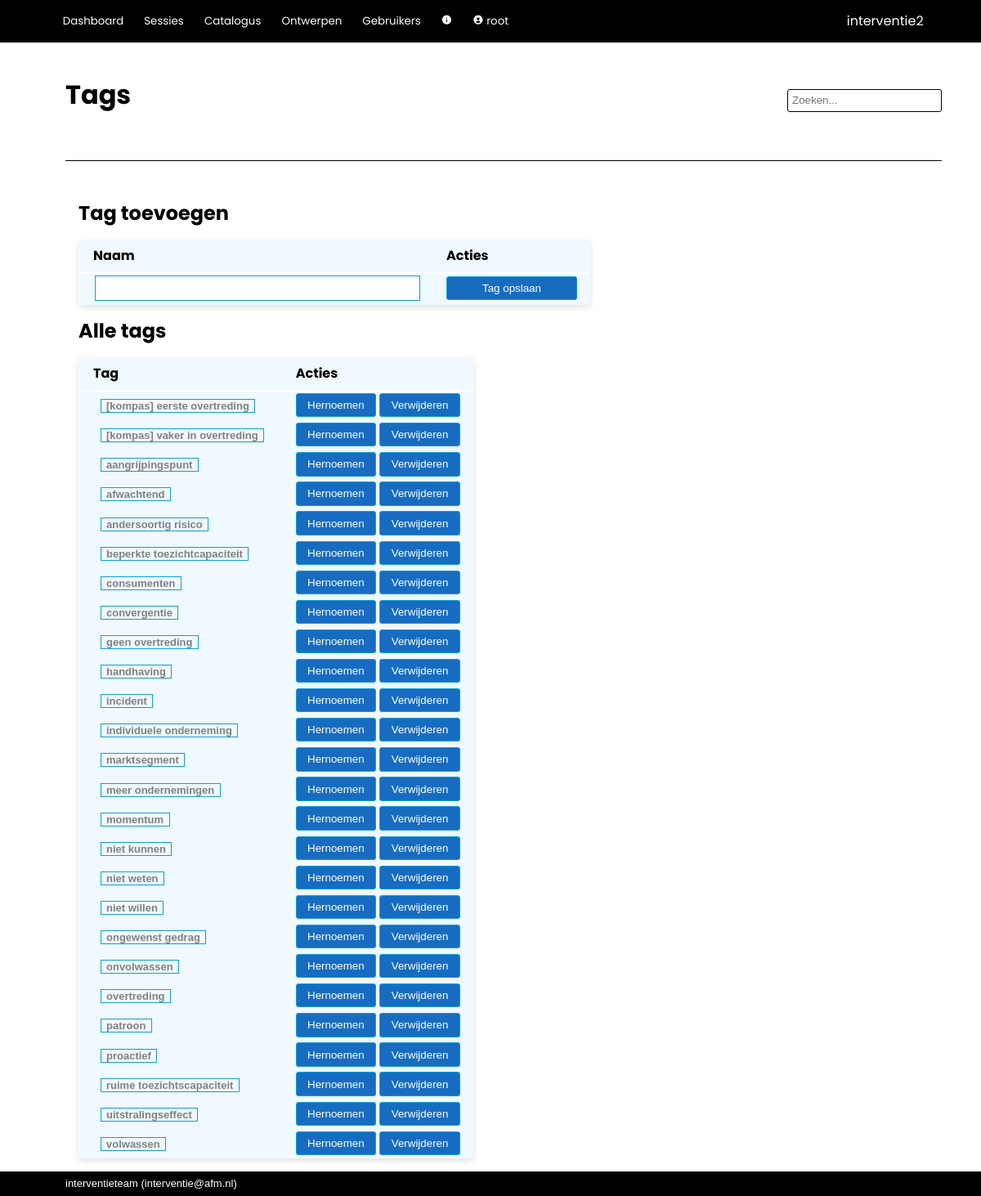
Before: /tools/tags (signed in) with the older database file.
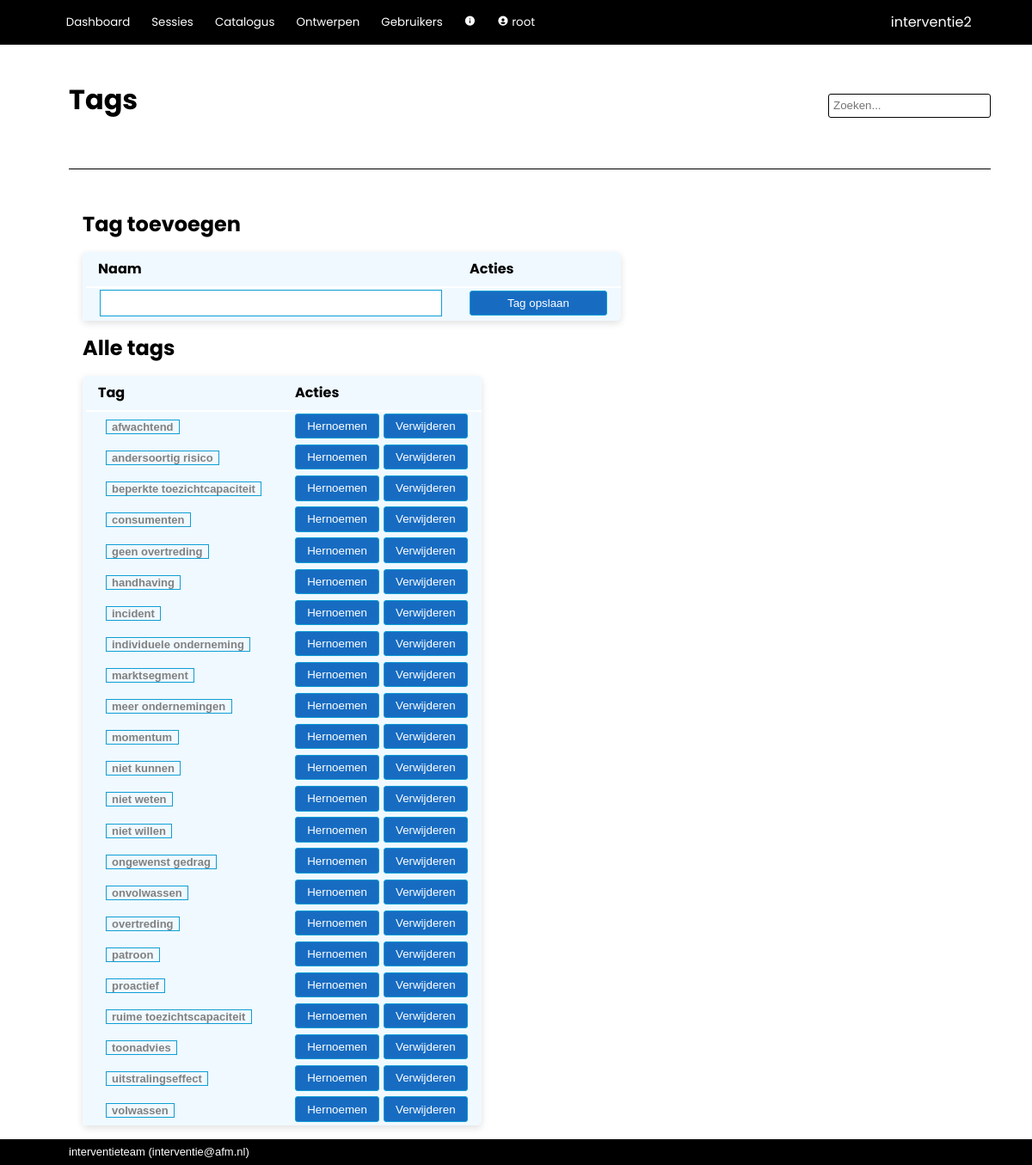
After: the same page with the newer database file.
### interventie2/models.py (models this page shows, shortened)
class Tag(db.Model):
    __tablename__ = 'tags'
    id            = db.Column(db.Integer, primary_key=True)
    name          = db.Column(db.String(100), nullable=False, unique=True)
    instruments = relationship('InstrumentTagAssignment', back_populates='tag', cascade='all, delete-orphan')

### interventie2/tools/routes.py (the view)
@tools.route('/tags', methods=['GET', 'POST'])
@login_required
def tags():
    if not current_user.role.edit_questionnaire:
        return render_template('error/index.html', title='Onvoldoende rechten', message='Onvoldoende rechten om tags te wijzigen.')
    form = TagForm()
    tags = Tag.query.order_by(Tag.name)
    if form.validate_on_submit():
        tag = Tag(name = form.name.data)
        db.session.add(tag)
        db.session.commit()
        return redirect(url_for('tools.tags'))
    elif request.method == 'GET':
        pass
    return render_template('tools/tags.html', edit_catalog_allowed=current_user.role.edit_catalog, tags=tags, form=form)

### interventie2/forms.py
class TagForm(FlaskForm):
    name               = StringField('Naam', validators=[DataRequired(), Length(min=2, max=100)], render_kw={'size': 40})
    submit             = SubmitField('Tag opslaan')

### interventie2/models.py (called while the page is built)
@login_manager.user_loader
def load_user(user_id):
    return User.query.get(user_id)

    def unread_messages(self):
        return sum(1 for message in self.messages if (message.unread) and (message.deliver_after.date() <= date.today()))

    def unread_message_alert(self):
        return self.unread_messages() > 0

### interventie2/tools/templates/tools/tags.html (shortened to what this page needs)
{% extends 'base.html' %}
{% block page_title %}
Tags
{% endblock %}
{% block body %}
<div>
    {% include 'tag_table.html' %}
{% endblock %}

### interventie2/templates/jinja_macros.html (shortened to what this page needs)
{% macro confirm_redirect(link_name, message, address) %}
    <a href="#" onclick="
        var message = &quot; {{ message }} &quot; ;
        var address = &quot; {{ address }} &quot; ;
        var result = confirm(message);
        if (result == true) { window.location.href = address } ;
        return false;
        ">
        {{ link_name }}
    </a>
{%- endmacro %}

### interventie2/templates/tag_table.html (shortened to what this page needs)
{% if edit_catalog_allowed %}
<h1>Tag toevoegen</h1>
<table>
    <thead>
        <tr>
            <th>Naam</th>
            <th colspan="2">Acties</th>
        </tr>
    </thead>
    <tbody>
        <form method="POST">
            <tr>
                <td>{{ form.name }}</td>
                <td>{{ form.submit }}</td>
            </tr>
        </form>
    </tbody>
</table>
{% endif %}
<h1>Alle tags</h1>
<table class="sortable">
    <thead>
        <tr>
            <th>Tag</th>
            <th>Acties</th>
        </tr>
    </thead>
    <tbody>
        {% for tag in tags %}
            <tr>
                <td>
                    <a href="{{ url_for('tools.tag', tag_id=tag.id) }}" class="tag">{{ tag.name }}</a>
                </td>
                <td>
                    <a href="{{ url_for('tools.edit_tag', tag_id=tag.id) }}"><button>Hernoemen</button></a>
                    <button>{{ macro.confirm_redirect( "Verwijderen", "Tag '"+tag.name+"'' verwijderen? Hiermee worden verwijzingen naar deze tag ook verwijderd.",  url_for('tools.delete_tag', tag_id=tag.id) ) }}</button>
                </td>
            </tr>
        {% endfor %}
    </tbody>
</table>
</div>

Changed rows visible on the page:
removed Tag: name "[kompas] eerste overtreding", link_name "Verwijderen"
removed Tag: name "[kompas] vaker in overtreding", link_name "Verwijderen"
removed Tag: name "aangrijpingspunt", link_name "Verwijderen"
removed Tag: name "convergentie", link_name "Verwijderen"
added Tag: name "toonadvies", link_name "Verwijderen"
